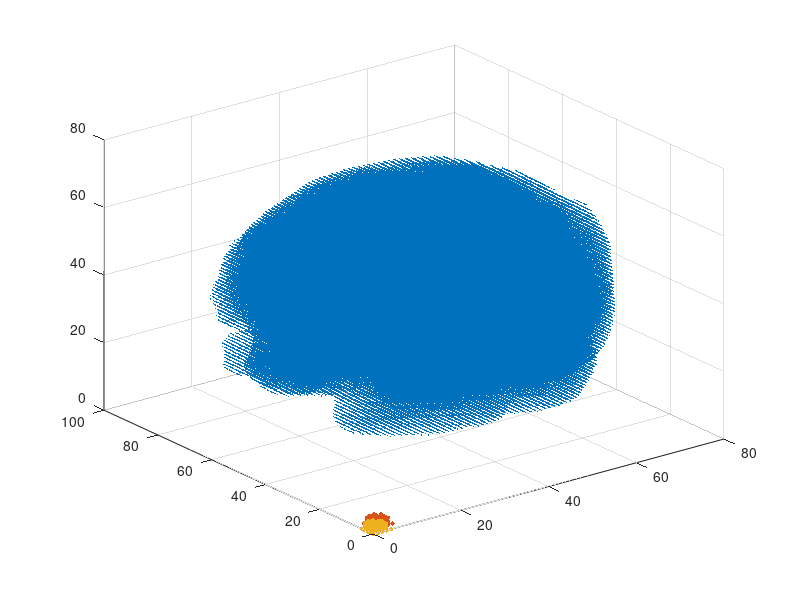

The MATLAB source for this figure: (Note: this script raises an error after producing the figure.)
clear all
clc

load mask

mask_indexes = find(mask);
mask_dimensions = size(mask);
[x,y,z] = ind2sub(mask_dimensions,mask_indexes);
mask_coordinates = [x,y,z];

figure
scatter3(x,y,z,1,'filled');

%% Generate searchlight sphere:
radius = 4;

reference_voxel = round(mask_dimensions./2);
searchlight_volume = zeros(mask_dimensions);

% Aquí tenemos que jugar con el de referencia para que el cubo entre dentro
% del volumen, no hay otra...

% Empezamos por el principio:
selected_voxel = [1,1,1];

if selected_voxel(1) - radius < 1
    rx = selected_voxel(1) - 1;
else
    rx = radius; 
end

if selected_voxel(1) + radius > mask_dimensions(1)
    rx_ = mask_dimensions(1) - selected_voxel(1);
else
    rx_ = radius; 
end

if selected_voxel(2) - radius < 1
    ry = selected_voxel(2) - 1;
else
    ry = radius; 
end

if selected_voxel(2) + radius > mask_dimensions(2)
    ry_ = mask_dimensions(2) - selected_voxel(2);
else
    ry_ = radius; 
end

if selected_voxel(3) - radius < 1
    rz = selected_voxel(3) - 1;
else
    rz = radius; 
end

if selected_voxel(3) + radius > mask_dimensions(3)
    rz_ = mask_dimensions(3) - selected_voxel(3);
else
    rz_ = radius; 
end

searchlight_volume(...
    selected_voxel(1)-rx:selected_voxel(1)+rx_,...
    selected_voxel(2)-ry:selected_voxel(2)+ry_,...
    selected_voxel(3)-rz:selected_voxel(3)+rz_) = 1;

% Get indexes for the cube:
[x,y,z] = ind2sub(mask_dimensions,find(searchlight_volume));
cube_coordinates = [x y z];

% Generate sphere of radius r:
sphere = [];
for i = 1 : size(cube_coordinates,1)
    
    point = cube_coordinates(i,:);
    distance = norm(point-selected_voxel);
    
    if distance <= radius
        sphere = [sphere; cube_coordinates(i,:)];
    end
end
hold on
scatter3(sphere(:,1),sphere(:,2),sphere(:,3),10,'filled','r');
% Sphere in (0,0,0)
sphere = sphere - selected_voxel;
scatter3(sphere(:,1),sphere(:,2),sphere(:,3),10,'filled','r');
%% Plot searchlight cube:
hold on 

tic
for i = 1 : length(mask_coordinates)
    voxel_coordinates = mask_coordinates(i,:);
    sphere_ = sphere + voxel_coordinates;
    % scatter3(sphere_(:,1),sphere_(:,2),sphere_(:,3),10,'filled','r');
end
toc

% Hay que multiplicar el volumen del cubo por el volumen de la máscara en
% valores lógicos para obtener la intersección:
% Pero antes tengo que llevar la esfera al mismo espacio que la máscara.
searchlight_volume = logical(ones(mask_dimensions));

intersection = mask.*sphere;



